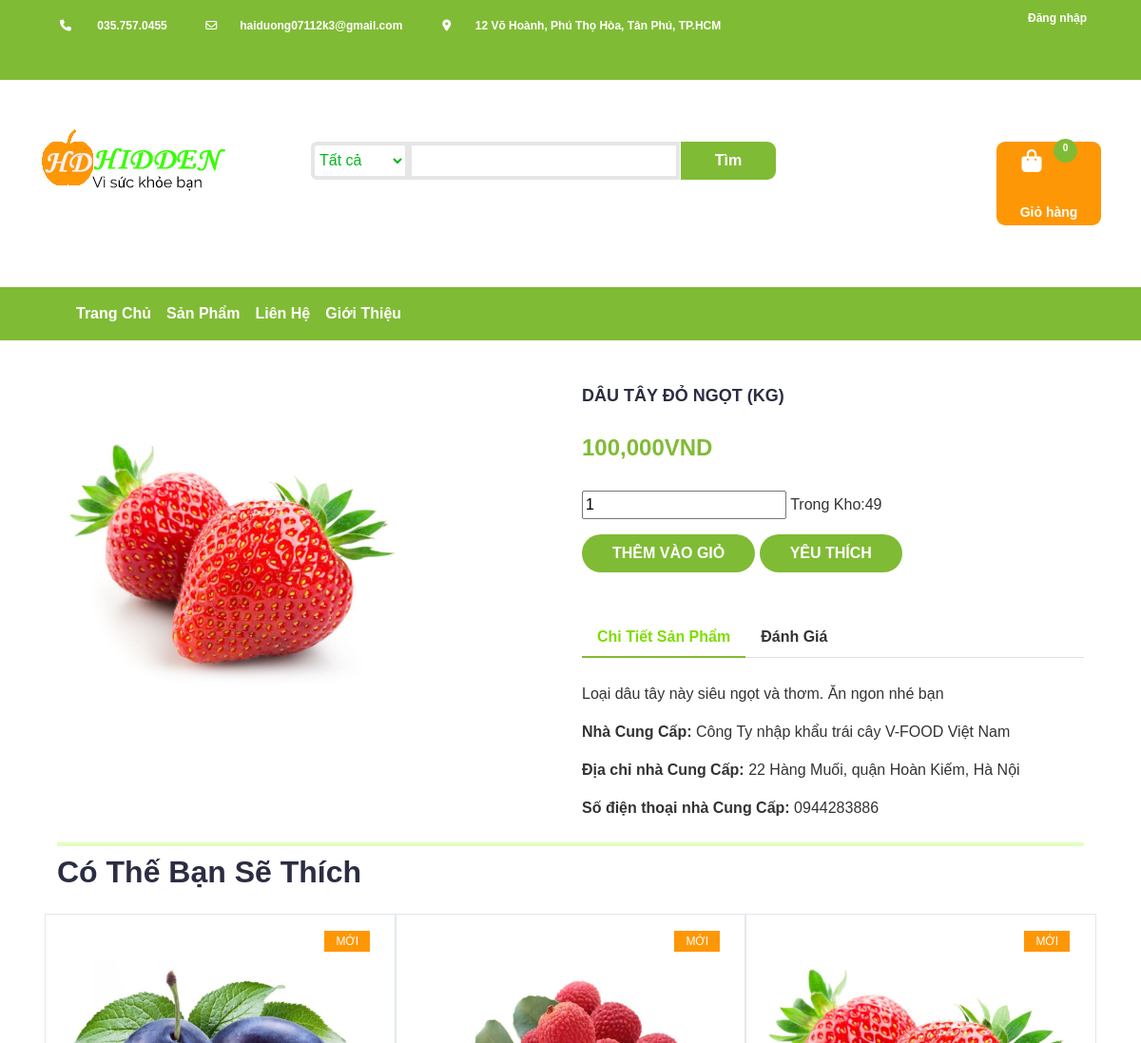
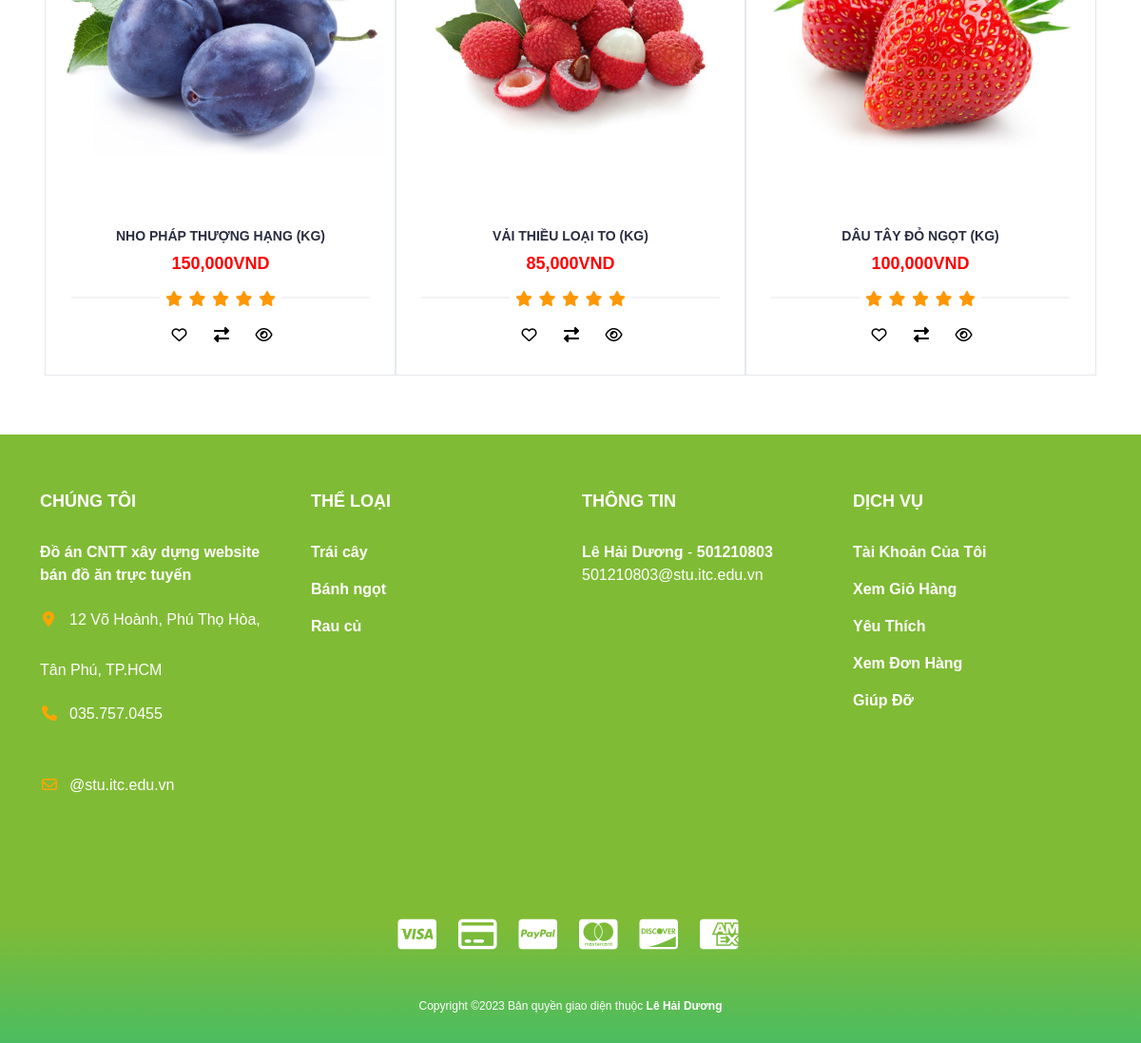
The app's page /index.php?act=productDetail&id=98&type_id=1 with its own data (2 pictures, top to bottom).
### tables this page shows
CREATE TABLE `products` (
  `id` int(11) NOT NULL,
  `name` varchar(150) NOT NULL,
  `type_id` int(11) NOT NULL,
  `price` int(11) NOT NULL,
  `promotion` float NOT NULL,
  `pro_image` varchar(150) NOT NULL,
  `quantity` int(11) NOT NULL,
  `description` text NOT NULL,
  `sup_id` int(11) NOT NULL,
  `created_at` timestamp NOT NULL DEFAULT current_timestamp()
);

CREATE TABLE `suppliers` (
  `id` int(11) NOT NULL,
  `name` text NOT NULL,
  `address` text NOT NULL,
  `phone` text NOT NULL
);

### Models/connect.php (called while the page is built, shortened)
<?php
class connect
{
    var $db = null;
    public function __construct()
    {
        $dsn = 'mysql:host=localhost;dbname=fruitshop';
        $user = 'root';
        $pass = '';
        try {
            $this->db = new PDO($dsn, $user, $pass, array(PDO::MYSQL_ATTR_INIT_COMMAND => "SET NAMES utf8"));
        } catch (\Throwable $th) {
            echo $th;
        }
    }
    public function get_list($select)
    {
        $result = $this->db->query($select);
        return $result;
    }
    public function get_instance($select)
    {
        $result = $this->db->query($select);
        $result = $result->fetch();
        return $result;
    }
}

### Models/products.php (called while the page is built, shortened)
<?php
class products{
    public function get3NewProductsByTypeID($type_id)
    {
        $db = new connect();
        $select="SELECT * FROM products WHERE $type_id = type_id ORDER BY created_at DESC LIMIT 0,3";
        $result=$db->get_list($select);
        return $result;
    }
    public function getProductById($id)
    {
         $db = new connect();
         $select="SELECT * FROM products WHERE $id = id";
         $result=$db->get_instance($select);
         return $result;
    }
    public function getSupplier($id)
    {
        $db= new connect();
        $select = "select b.id, b.name, b.address, b.phone from products a,suppliers b where a.id = $id and a.sup_id = b.id";
        $result = $db->get_instance($select);
        return $result;
    }
}

### Views/productDetail.php (the view, shortened to what this page needs)
<div class="sectionProductsDetail mt-5">
    <div class="row"><?php
    if (isset($_GET['id'])) :
                            $id = $_GET['id'];
                            $pr = new products();
                            $result = $pr->getProductById($id);
                            $img = $result['pro_image'];
                            $name = $result['name'];
                            $pro_quantity = $result['quantity'];
                            $price = $result['price'];
                            $promotion = $result['promotion'];
                            $description = $result['description'];
                        ?>
            <div class="col-lg-6">
                <div class="product-images">
                    <div class="product-main-img">
                        <img src="./Contents/img/<?php echo $img ?>" alt="" width="70%">
                    </div>
                </div>
            </div>
            <div class="col-lg-6">
                <div class="product-details">
                    <h2 class="product-name"><?php echo $name; ?></h2>
                    <div class="product-price">
                        <?php
                            if ($promotion == 0) {
                                echo "<h4 class='product-price'>" . number_format($price) . "VND</h4>";
                            } else {
                                echo "<h4 class='product-price'>" . number_format($promotion) . "VND <del class='text-dark'>" . number_format($price) . "VND </del></h4>";
                            }
                        ?>
                    </div>
                    <form action="index.php?act=add_cart&id=<?php echo $id ?>" class="cart" method="post">
                        <div class="quantity">
                            <input type="number" size="4" name="quantity" min="1" value=1>
                            <span>Trong Kho:<?php echo $pro_quantity ?> </span>
                        </div>
                        <?php if ($pro_quantity > 0) : ?>
                            <button type="submit" name="submit" class="add-to-cart-btn mt-3 mb-5"><i class="fa fa-shopping-cart" aria-hidden="true"></i> thêm vào giỏ</button>
                        <?php else : ?>
                            <button name="submit" disabled class="btn-out-of-stock">Hết Hàng</button>
                        <?php endif ?>
                        <a href="index.php?act=add_wishlist&id=<?php echo $set['id'] ?>"> <button type="button" name="add_wishlist" class="add-to-cart-btn mt-3 mb-5"><i class="fa fa-heart-o"></i>Yêu Thích</button>
                    </form>
                    <ul class="nav nav-tabs" id="myTab" role="tablist">
                        <li class="nav-item" role="presentation">
                            <button class="nav-link active " id="home-tab" data-bs-toggle="tab" data-bs-target="#home-tab-pane" type="button" role="tab" aria-controls="home-tab-pane" aria-selected="true">Chi Tiết Sản Phẩm</button>
                        </li>
                        <li class="nav-item" role="presentation">
                            <button class="nav-link " id="profile-tab" data-bs-toggle="tab" data-bs-target="#profile-tab-pane" type="button" role="tab" aria-controls="profile-tab-pane" aria-selected="true">Đánh Giá</button>
                        </li>
                    </ul>
                    <div class="tab-content" id="myTabContent">
                        <div class="tab-pane fade show active" id="home-tab-pane" role="tabpanel" aria-labelledby="home-tab" tabindex="0">
                        <?php
                        $pr = new products();
                        $result = $pr->getSupplier($_GET['id'])
                        ?>
                            <p><?php echo $description ?></p>
                            <p><b>Nhà Cung Cấp: </b><?php echo $result['name'] ?></p>
                            <p><b>Địa chỉ nhà Cung Cấp: </b><?php echo $result['address'] ?></p>
                            <p><b>Số điện thoại nhà Cung Cấp: </b><?php echo $result['phone'] ?></p>
                        </div>
                    </div>
                </div>
            </div>
        <?php endif ?>
    </div>
    <hr size="5px" align="center" color=#e6e9ee />
    <div class="col-md-12 mb-5">
        <h2>Có Thế Bạn Sẽ Thích</h2>
        <div class="products-slick row">
            <?php
            if (isset($_GET['type_id'])) :
                $type_id = $_GET['type_id'];
                $pr = new products();
                $result = $pr->get3NewProductsByTypeID($type_id);
                while ($set = $result->fetch()) :
            ?>
                    <div class="product col-lg-4">
                        <div class="product-img">
                            <img style="width=100px" src="./Contents/img/<?php echo $set['pro_image'] ?>" alt="">
                            <div class="product-label">
                                <span class="new">MỚI</span>
                            </div>
                        </div>
                        <div class="product-body">
                            <h3 class="product-name"><?php echo $set['name'] ?></h3>
                            <?php
                            if ($set['promotion'] == 0) {
                                echo "<h4 class='product-price'>" . number_format($set['price']) . "VND</h4>";
                            } else {
                                echo "<h4 class='product-price'>" . number_format($set['promotion']) . "VND <del class='text-dark'>" . number_format($set['price']) . "VND </del></h4>";
                            }
                            ?>
                            <div class="product-rating">
                                <i class="fa fa-star"></i>
                                <i class="fa fa-star"></i>
                                <i class="fa fa-star"></i>
                                <i class="fa fa-star"></i>
                                <i class="fa fa-star"></i>
                            </div>
                            <div class="product-btns">
                                <a href="index.php?act=add_wishlist&id=<?php echo $set['id'] ?>"><button class="add-to-wishlist">
                                        <i class="fa fa-heart-o"></i><span class="tooltipp">add to wishlist</span></button></a>
                                <a href=""><button class="add-to-compare"><i class="fa fa-exchange"></i><span class="tooltipp">add to compare</span></button></a>
                                <a href="index.php?act=productDetail&id=<?php echo $set['id'] ?>&type_id=<?php echo $set['type_id'] ?>"><button class="quick-view"><i class="fa fa-eye"></i><span class="tooltipp">quick view</span></button></a>
                            </div>
                        </div>
                        <a href="index.php?act=add_cart&id=<?php echo $set['id'] ?>">
                            <div class="add-to-cart">
                                <button class="add-to-cart-btn" type="submit" name="add"><i class="fa fa-shopping-cart"></i> THÊM VÀO GIỎ</button>
                            </div>
                        </a>
                    </div>
                <?php endwhile ?>
            <?php endif ?>
        </div>
    </div>
</div>

### Contents/css/style.css (style rules this page uses)
body { font-family: 'Montserrat', sans-serif; font-weight: 400; color: #333; }
body h1, h2, h3, h4, h5, h6 { color: #2B2D42; font-weight: 700; margin: 0 0 10px; }
a { color: #80bb35; font-weight: 700; -webkit-transition: 0.2s color; transition: 0.2s color; text-decoration: none; }
ul, ol { margin: 0; padding: 0; list-style: none }
hr { margin-top: 0.5em; margin-bottom: 0.5em; margin-left: auto; margin-right: auto; border-style: solid; border-width: 2px; border-color: #94ff08; }
.sectionInfoOrderer .sectionProducts, .container-home, .sectionProductsDetail, .sectionContact, .sectionInfoOrderer { width: 90%; margin: auto auto; }
.nav-link { color: #ffffff; }
.nav-tabs { margin-bottom: 5%; }
.nav-tabs .nav-link { font-weight: 600; border: none; color: #333; }
.nav-tabs .nav-link.active { border: none; color: #7ddd00; border-bottom: 2px solid #80bb35; }
.product { position: relative; margin: 15px 0px; -webkit-box-shadow: 0px 0px 0px 0px #E4E7ED, 0px 0px 0px 1px #E4E7ED; box-shadow: 0px 0px 0px 0px #E4E7ED, 0px 0px 0px 1px #E4E7ED; -webkit-transition: 0.2s all; transition: 0.2s all; }
.product .product-img { position: relative; }
.product .product-img>img { width: 100%; }
.product .product-img .product-label { position: absolute; top: 15px; right: 15px; }
.product .product-img .product-label>span { border: 2px solid; padding: 2px 10px; font-size: 12px; }
.product .product-img .product-label>span.new { background-color: #FE9705; border-color: #FE9705; color: #FFF; }
.product .product-body { position: relative; padding: 15px; background-color: #FFF; text-align: center; z-index: 20; }
.product .product-body .product-name { text-transform: uppercase; font-size: 14px; }
.product .product-body .product-price { color: #ff0000; font-size: 18px; }
.product .product-body .product-rating { position: relative; margin: 15px 0px 10px; height: 20px; }
.product .product-body .product-rating>i { position: relative; width: 30px; height: 30px; margin: -5px; background: #fefefe; color: #E4E7ED; z-index: 10; }
.product .product-body .product-rating>i.fa-star { color: #FE9705; }
.product .product-body .product-rating:after { content: ""; position: absolute; top: 50%; left: 0; right: 0; -webkit-transform: translateY(-50%); -ms-transform: translateY(-50%); transform: translateY(-50%); height: 1px; background-color: #E4E7ED; }
.product .product-body .product-btns> a >button { position: relative; width: 40px; height: 40px; line-height: 40px; background: transparent; border: none; -webkit-transition: 0.2s all; transition: 0.2s all; }
.product .product-body .product-btns>a>button>i { position: absolute; left: -6px; right: 5px; top: 5px; }
.product .add-to-cart { position: absolute; left: 1px; right: 1px; bottom: 1px; padding: 15px; text-align: center; -webkit-transform: translateY(0%); -ms-transform: translateY(0%); transform: translateY(0%); -webkit-transition: 0.2s all; transition: 0.2s all; z-index: 2; }
.product .add-to-cart .add-to-cart-btn,.add-to-cart-btn { position: relative; border: 2px solid transparent; height: 40px; padding: 0 30px; background-color: #80bb35; color: #FFF; text-transform: uppercase; font-weight: 700; border-radius: 40px; -webkit-transition: 0.2s all; transition: 0.2s all; }
.product-details .product-name { text-transform: uppercase; font-size: 18px; }
.product-details .product-price { display: inline-block; font-size: 24px; margin-top: 10px; margin-bottom: 15px; color: #80bb35; text-decoration: none; }
.fa { width: 50px; height: 50px; padding-top: 2%; border-radius: 50%; text-align: center; text-decoration: none; margin: 5px 2px; }

### records on screen
products: pro_image (picture), name "DÂU TÂY ĐỎ NGỌT (KG)", price "100,000", quantity "49", description "Loại dâu tây này siêu ngọt và thơm. Ăn ngon nhé bạn"
suppliers: name "Công Ty nhập khẩu trái cây V-FOOD Việt Nam", address "22 Hàng Muối, quận Hoàn Kiếm, Hà Nội", phone "0944283886"
products: pro_image (picture), name "NHO PHÁP THƯỢNG HẠNG (KG)", price "150,000"
products: pro_image (picture), name "VẢI THIỀU LOẠI TO (KG)", price "85,000"

### other values on screen
$count "0"
